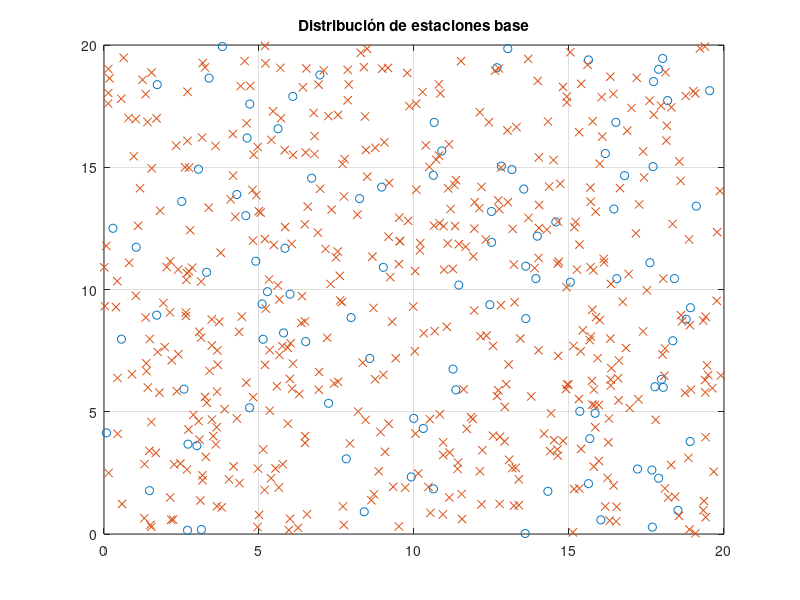

This figure's MATLAB source:
clear 
clc
load ("Practica_Sist_Tec_Teleco_2324.mat")
plot(bt(:,1),bt(:,2),'o')
hold on
plot(xp(:,1),xp(:,2),'x')
title ('Distribución de estaciones base')
grid on


C1 = 0; %usuarios a los que cubre
C2 = 0; %Coste total
Radius = 1.75;
Matrix = nan * ones(100,100);

for i = 1:length(bt(:,1))
    contador = 1;
    for j = 1:length(xp(:,1))
        %Si el usuario está cubierto, es el usuario j
        distance = sqrt((bt(i,1)-xp(j,1)).^2+(bt(i,2)-xp(j,2)).^2);
        if (distance<=Radius)
            Matrix(i,contador) = j;
            contador = contador+1;
        end
    end
end

Posicion_antenas = randperm(100,25)';


%% Calculamos C1 %%



%% Calculamos C2 %%

%g(x) = Alpha Gentecubre(x) + Betta 1/Costetotal(x) 